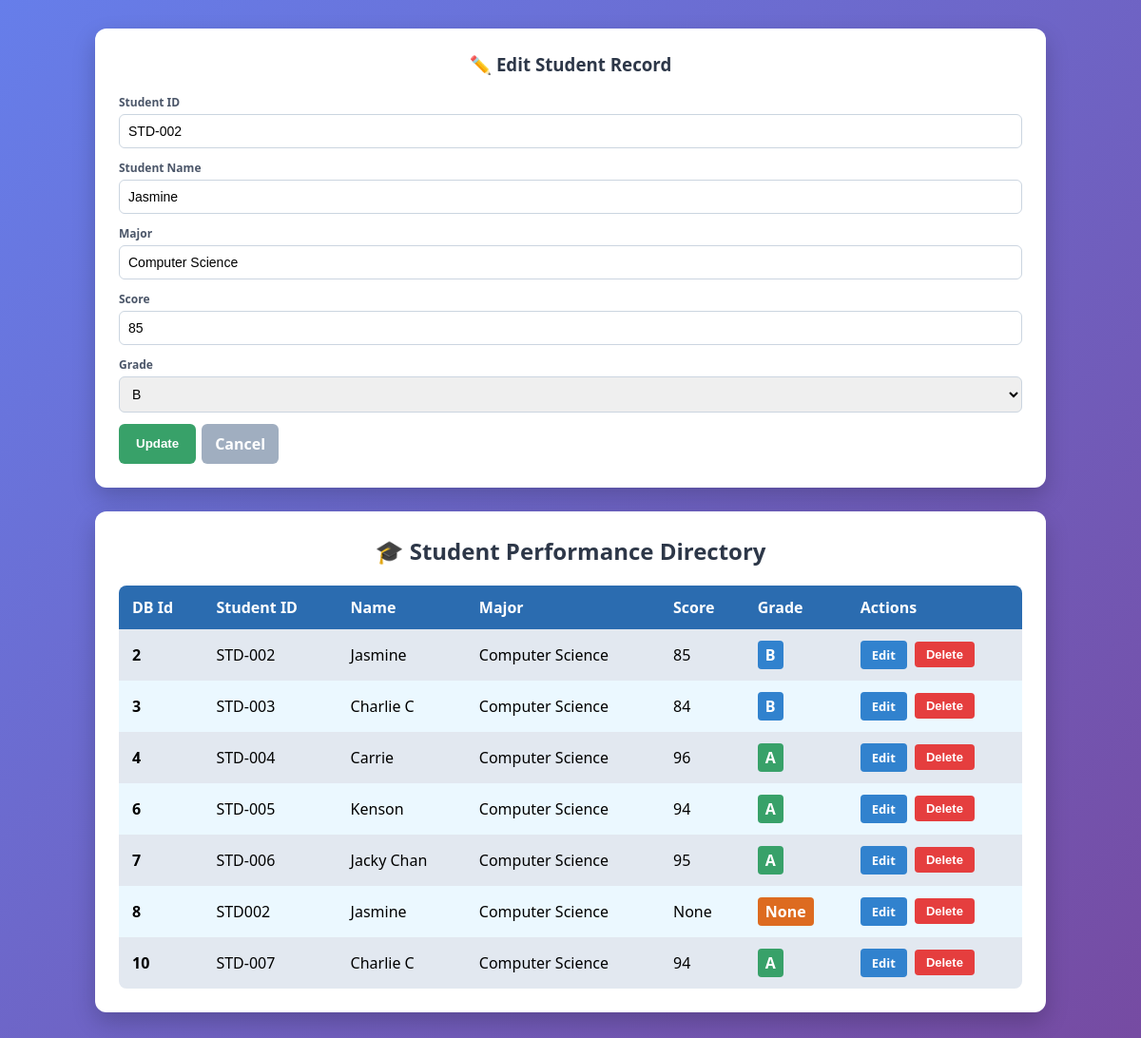
Screenshot of /?edit_id=2 with the database file from the repository.
### tables this page shows
CREATE TABLE "student_table" (
	"Id"	INTEGER,
	"Student_Id"	TEXT UNIQUE,
	"Student_Name"	TEXT,
	"Major"	TEXT,
	"Score"	TEXT,
	"Grade"	TEXT,
	PRIMARY KEY("Id" AUTOINCREMENT)
);

### AppCRUD.py (the view, shortened to what this page needs)
@app.route('/', methods=['GET', 'POST'])
def index():
    conn = get_db_connection()
    edit_id = request.args.get('edit_id')
    student_to_edit = None
    if edit_id:
        student_to_edit = conn.execute('SELECT * FROM student_table WHERE Id = ?', (edit_id,)).fetchone()
    students = conn.execute('SELECT * FROM student_table').fetchall()
    conn.close()
    return render_template('index_SQLiteCRUD.html', student_list=students, student_to_edit=student_to_edit)

### AppCRUD.py (called while the page is built)
def get_db_connection():
    conn = sqlite3.connect('students_new.db')
    conn.row_factory = sqlite3.Row
    return conn

### templates/index_SQLiteCRUD.html (shortened to what this page needs)
<!DOCTYPE html>
<html lang="en">
<head>
</head>
<body>
    <div class="container">
        <div class="card">
            <h3>{% if student_to_edit %}✏️ Edit Student Record{% else %}➕ Add New Student{% endif %}</h3>
            <form action="/" method="POST" class="student-form">
                <div class="form-group">
                    <label>Student ID</label>
                    <input type="text" name="Student_Id"
                        value="{{ student_to_edit.Student_Id if student_to_edit else '' }}" placeholder="S001" required>
                </div>
                <div class="form-group">
                    <label>Student Name</label>
                    <input type="text" name="Student_Name"
                        value="{{ student_to_edit.Student_Name if student_to_edit else '' }}" placeholder="Full Name"
                        required>
                </div>
                <div class="form-group">
                    <label>Major</label>
                    <input type="text" name="Major" value="{{ student_to_edit.Major if student_to_edit else '' }}"
                        placeholder="Major" required>
                </div>
                <div class="form-group">
                    <label>Score</label>
                    <input type="text" name="Score" value="{{ student_to_edit.Score if student_to_edit else '' }}"
                        placeholder="85" required>
                </div>
                <div class="form-group">
                    <label>Grade</label>
                    <select name="Grade" required>
                        <option value="B" {% if student_to_edit and student_to_edit.Grade=='B' %}selected{% endif %}>B
                        </option>
                    </select>
                </div>
                <div style="display: flex; gap: 6px;">
                    <button type="submit" class="btn-save">{% if student_to_edit %}Update{% else %}Save{% endif
                        %}</button>
                    {% if student_to_edit %}
                    <a href="/" class="btn-cancel">Cancel</a>
                    {% endif %}
                </div>
            </form>
        </div>
        <div class="card">
            <h2>🎓 Student Performance Directory</h2>
            <table>
                <thead>
                    <tr>
                        <th>DB Id</th>
                        <th>Student ID</th>
                        <th>Name</th>
                        <th>Major</th>
                        <th>Score</th>
                        <th>Grade</th>
                        <th>Actions</th>
                    </tr>
                </thead>
                <tbody>
                    {% for student in student_list %}
                    <tr class="{{ loop.cycle('row-gray', 'row-accent') }}">
                        <td><strong>{{ student.Id }}</strong></td>
                        <td>{{ student.Student_Id }}</td>
                        <td>{{ student.Student_Name }}</td>
                        <td>{{ student.Major }}</td>
                        <td>{{ student.Score }}</td>
                        <td>
                            {% if student.Grade == 'A' %}
                            <span class="badge badge-a">A</span>
                            {% elif student.Grade == 'B' %}
                            <span class="badge badge-b">B</span>
                            {% else %}
                            <span class="badge badge-c">{{ student.Grade }}</span>
                            {% endif %}
                        </td>
                        <td>
                            <div class="actions-cell">
                                <a href="/?edit_id={{ student.Id }}" class="btn-edit">Edit</a>
                                <form action="/delete/{{ student.Id }}" method="POST"
                                    onsubmit="return confirm('Are you sure you want to delete {{ student.Student_Name }}?');"
                                    style="margin: 0;">
                                    <button type="submit" class="btn-delete">Delete</button>
                                </form>
                            </div>
                        </td>
                    </tr>
                    {% else %}
                    <tr>
                        <td colspan="7" style="text-align: center;">No students found in the database. Use the form
                            above to add one!</td>
                    </tr>
                    {% endfor %}
                </tbody>
            </table>
        </div>
    </div>
</body>
</html>

### templates/index_SQLiteCRUD.html (style rules this page uses)
body { font-family: 'Segoe UI', Tahoma, Geneva, Verdana, sans-serif; background: linear-gradient(135deg, #667eea 0%, #764ba2 100%); min-height: 100vh; margin: 0; padding: 30px; display: flex; justify-content: center; }
.container { width: 100%; max-width: 1000px; display: flex; flex-direction: column; gap: 25px; }
.card { background-color: #ffffff; border-radius: 12px; box-shadow: 0 10px 25px rgba(0, 0, 0, 0.2); padding: 25px; }
h2, h3 { color: #2d3748; margin-top: 0; text-align: center; }
.student-form { display: grid; grid-template-columns: repeat(auto-fit, minmax(140px, 1fr)) auto; gap: 12px; align-items: end; }
.form-group { display: flex; flex-direction: column; }
.form-group label { font-size: 12px; font-weight: bold; color: #4a5568; margin-bottom: 4px; }
input, select { padding: 9px; border-radius: 6px; border: 1px solid #cbd5e0; font-size: 14px; }
.btn-save { background-color: #38a169; color: white; border: none; padding: 10px 18px; border-radius: 6px; font-weight: bold; cursor: pointer; }
.btn-cancel { background-color: #a0aec0; color: white; border: none; padding: 10px 14px; border-radius: 6px; text-decoration: none; font-weight: bold; text-align: center; display: inline-block; }
table { width: 100%; border-collapse: collapse; overflow: hidden; border-radius: 8px; margin-top: 10px; }
thead tr { background-color: #2b6cb0; color: #ffffff; text-align: left; font-weight: bold; }
th, td { padding: 12px 14px; }
.row-gray { background-color: #e2e8f0; }
.row-accent { background-color: #ebf8ff; }
.btn-edit { background-color: #3182ce; color: white; padding: 6px 12px; border-radius: 4px; text-decoration: none; font-size: 13px; font-weight: bold; }
.btn-delete { background-color: #e53e3e; color: white; border: none; padding: 6px 12px; border-radius: 4px; cursor: pointer; font-size: 13px; font-weight: bold; }
.actions-cell { display: flex; gap: 8px; align-items: center; }
.badge { padding: 4px 8px; border-radius: 4px; font-weight: bold; color: white; }
.badge-a { background-color: #38a169; }
.badge-b { background-color: #3182ce; }
.badge-c { background-color: #dd6b20; }

### rows the page displays
student_table: Student_Id "STD-002", Student_Name "Jasmine", Major "Computer Science", Score "85", Grade "B", Id "2"
student_table: Id "3", Student_Id "STD-003", Student_Name "Charlie C", Major "Computer Science", Score "84", Grade "B"
student_table: Id "4", Student_Id "STD-004", Student_Name "Carrie", Major "Computer Science", Score "96", Grade "A"
student_table: Id "6", Student_Id "STD-005", Student_Name "Kenson", Major "Computer Science", Score "94", Grade "A"
student_table: Id "7", Student_Id "STD-006", Student_Name "Jacky Chan", Major "Computer Science", Score "95", Grade "A"
student_table: Id "8", Student_Id "STD002", Student_Name "Jasmine", Major "Computer Science", Score "None", Grade "None"
student_table: Id "10", Student_Id "STD-007", Student_Name "Charlie C", Major "Computer Science", Score "94", Grade "A"
